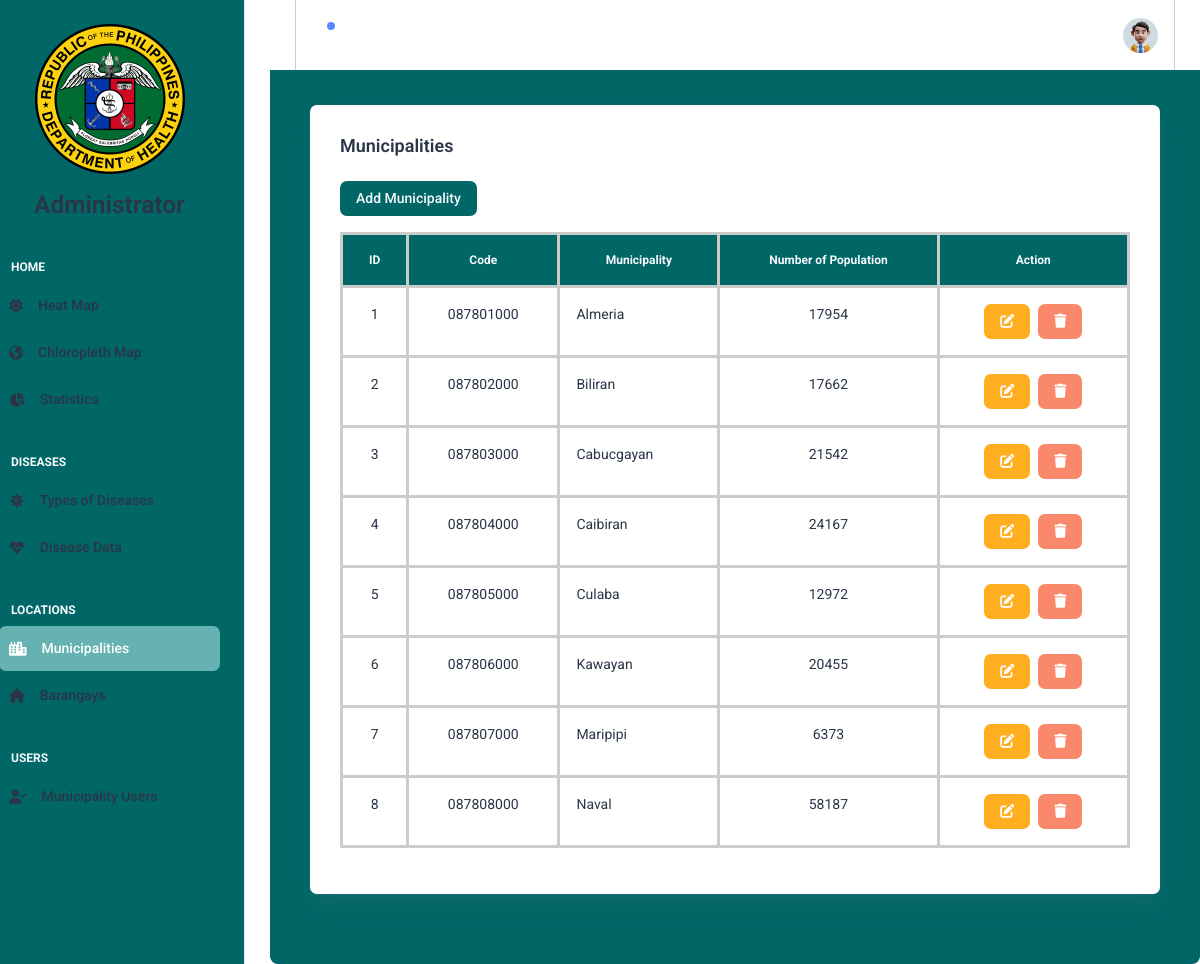
Screenshot of /admin/municipalities.php (signed in) with the database file from the repository.
### tables this page shows
CREATE TABLE `municipalities` (
  `id` int NOT NULL,
  `municipal_code` varchar(20) NOT NULL,
  `municipality_name` varchar(255) NOT NULL,
  `no_of_population` int DEFAULT NULL,
  `geom` json NOT NULL,
  `created_at` timestamp NULL DEFAULT CURRENT_TIMESTAMP,
  `updated_at` timestamp NULL DEFAULT CURRENT_TIMESTAMP ON UPDATE CURRENT_TIMESTAMP
);

### function.php (called while the page is built, shortened)
<?php
class Functions
{
    private $db;
    public function __construct()
    {
        $this->db = new conn();
    }
    public function getAllTheMunicipalities()
    {
        $sql = 'SELECT * FROM municipalities ORDER BY municipality_name ASC';
        $stmt = $this->db->conn->prepare($sql);
        $stmt->execute();
        $data = $stmt->fetchAll(PDO::FETCH_ASSOC);
        return $data;
    }
}
?>

### conn.example.php (called while the page is built)
<?php
class conn{
	private $hostdb = "localhost";
	private $userdb = "root";
	private $passdb = "";
	private $namedb = "health_cases";
	public $conn;
	public function __construct(){
		if (!isset($this->conn)){
			try {
				$link = new PDO("mysql:host=".$this->hostdb.";dbname=".$this->namedb, $this->userdb, $this->passdb);
				$link->setAttribute(PDO::ATTR_ERRMODE, PDO::ERRMODE_EXCEPTION);
				$link->exec("SET CHARACTER SET utf8");
				$this->conn = $link;
			} catch (PDOException $e){
				die("Failed to connect with Database".$e->getMessage());
			}
		}
	}
}
?>

### admin/municipalities.php (the view, shortened to what this page needs)
<?php
include 'header.php';
?>
<link rel="stylesheet" href="https://cdnjs.cloudflare.com/ajax/libs/font-awesome/6.0.0-beta3/css/all.min.css">
<link rel="stylesheet" href="https://cdn.datatables.net/2.0.3/css/dataTables.bootstrap5.css">
<link rel="stylesheet" href="../assets/css/tablee.css">
<link rel="stylesheet" href="../assets/css/requestss.css">
<div class="container-fluid">
    <div class="card">
        <div class="card-body">
            <h5 class="card-title fw-semibold mb-4 text-dark">Municipalities</h5>
            <a class="btn fw-bold mb-3 text-light" role="button" href="add_municipality.php" style="background-color: #006666">Add Municipality</a>
            <div class="col-lg-12 d-flex align-items-stretch text-dark">
                <div class="w-100">
                    <div class="table-responsive">
                        <table class="table table-bordered table-hover" id="table">
                            <thead class="text-dark">
                                <tr>
                                    <th class="border-bottom-0 header text-light">ID</th>
                                    <th class="border-bottom-0 header text-light">Code</th>
                                    <th class="border-bottom-0 header text-light">Municipality</th>
                                    <th class="border-bottom-0 header text-light">Number of Population</th>
                                    <th class="border-bottom-0 header text-light">Action</th>
                                </tr>
                            </thead>
                            <tbody class="text-dark">
                                <?php
                                $i = 0;
                                $municipalities = $function->getAllTheMunicipalities();
                                if ($municipalities) {
                                    foreach ($municipalities as $municipality) :
                                        $i++;
                                        $id = $municipality['id'];
                                        $municipal_code = $municipality['municipal_code'];
                                        $municipality_name = $municipality['municipality_name'];
                                        $no_of_population = $municipality['no_of_population'];
                                ?>
                                        <tr class="text-align-left">
                                            <td class="text-center"><?= $i; ?></td>
                                            <td class="text-center"><?= $municipal_code; ?></td>
                                            <td><?= $municipality_name; ?></td>
                                            <td class="text-center"><?= $no_of_population; ?></td>
                                            <td>
                                                <div  class="d-flex justify-content-center">
                                                    <a class="btn btn-warning me-2" href="update_municipality.php?id=<?= $id; ?>" title="Edit Municipality">
                                                        <i class="fa fa-edit"></i>
                                                    </a>
                                                    <form action='../navigate.php' method='post' style='display: inline;'>
                                                        <button class='btn btn-danger' name='btn-delete-municipality' type='submit' onclick="return confirm('Are you sure you want to delete this disease?');" title='Delete Request'>
                                                            <i class='fa fa-trash'></i>
                                                        </button>
                                                    </form>
                                                </div>
                                            </td>
                                        </tr>
                                <?php
                                    endforeach;
                                } else {
                                    echo "<tr><td colspan='5' class='text-center text-dark'>No diseases found</td></tr>";
                                }
                                ?>
                            </tbody>
                        </table>
                    </div>
                </div>
            </div>
        </div>
    </div>
</div>

### admin/header.php (shortened to what this page needs)
<?php
include '../function.php';
$function = new Functions();
?>
<!doctype html>
<html lang="en">
<head>
  <link rel="stylesheet" href="../assets/css/styles.min.css" />
  <link rel="stylesheet" href="https://cdnjs.cloudflare.com/ajax/libs/font-awesome/6.5.2/css/all.min.css" />
  <link rel="stylesheet" href="https://cdn.jsdelivr.net/npm/@tabler/core@1.0.0-beta17/dist/css/tabler.min.css">
  <link rel="stylesheet" href="../assets/css/external.css">
  <link rel="stylesheet" href="../assets/css/headerr.css">
</head>
<body>
  <div class="page-wrapper" id="main-wrapper" data-layout="vertical" data-navbarbg="skin6" data-sidebartype="full"
    data-sidebar-position="fixed" data-header-position="fixed">
    <aside class="left-sidebar">
      <div>
        <div class="brand-logo d-flex justify-content-center align-items-center mt-4">
          <a href="index.php" class="text-nowrap logo-img">
            <img src="../assets/images/logos/logo.png" width="150" alt="" />
          </a>
        </div>
        <div class="text-center mt-3">
            <h3 class="fw-semibold">Administrator</h3>
        </div>
        <nav class="sidebar-nav scroll-sidebar" style="overflow-y: auto; height: calc(100vh - 220px);">
          <ul id="sidebarnav">
            <li class="nav-small-cap">
              <span class="hide-menu text-light">Home</span>
            </li>
            <li class="sidebar-item">
                <a class="btn sidebar-link" href="index.php" aria-expanded="false">
                    <span>
                        <i class="fa-solid fa-sun"></i>
                    </span>
                    <span class="hide-menu fw-bold">Heat Map</span>
                </a>
            </li>
            <li class="sidebar-item">
                <a class="btn sidebar-link" href="chloropleth_map.php" aria-expanded="false">
                    <span>
                        <i class="fa-solid fa-earth-americas"></i>
                    </span>
                    <span class="hide-menu fw-bold">Chloropleth Map</span>
                </a>
            </li>
            <li class="sidebar-item">
                <a class="btn sidebar-link" href="statistics.php" aria-expanded="false">
                    <span>
                        <i class="fa-solid fa-chart-pie"></i>
                    </span>
                    <span class="hide-menu fw-bold">Statistics</span>
                </a>
            </li>
            <li class="nav-small-cap mt-4">
              <span class="hide-menu text-light">Diseases</span>
            </li>
            <li class="sidebar-item">
              <a class="btn sidebar-link" href="diseases.php" aria-expanded="false">
                <span>
                  <i class="fa-solid fa-virus"></i>
                </span>
                <span class="hide-menu fw-bold">Types of Diseases</span>
              </a>
            </li>
            <li class="sidebar-item">
              <a class="btn sidebar-link" href="disease_data.php" aria-expanded="false">
                <span>
                  <i class="fa-solid fa-heartbeat"></i>
                </span>
                <span class="hide-menu fw-bold">Disease Data</span>
              </a>
            </li>
            <li class="nav-small-cap mt-4">
              <span class="hide-menu text-light">Locations</span>
            </li>
            <li class="sidebar-item">
              <a class="btn sidebar-link" href="municipalities.php" aria-expanded="false">
                <span>
                  <i class="fa-solid fa-city"></i>
                </span>
                <span class="hide-menu fw-bold">Municipalities</span>
              </a>
            </li>
            <li class="sidebar-item">
              <a class="btn sidebar-link" href="barangays.php" aria-expanded="false">
                <span>
                  <i class="fa-solid fa-home"></i>
                </span>
                <span class="hide-menu fw-bold">Barangays</span>
              </a>
            </li>
            <li class="nav-small-cap mt-4">
              <span class="hide-menu text-light">Users</span>
            </li>
            <li class="sidebar-item">
                <a class="btn sidebar-link" href="municipality_users.php" aria-expanded="false">
                    <span>
                        <i class="fa-solid fa-user-check"></i>
                    </span>
                    <span class="hide-menu fw-bold">Municipality Users</span>
                </a>
            </li>
          </ul>
        </nav>
      </div>
    </aside>
    <div class="body-wrapper">
      <header class="app-header">
        <nav class="navbar navbar-expand-lg navbar-light">
          <ul class="navbar-nav">
            <li class="nav-item">
              <a class="nav-link nav-icon-hover" href="javascript:void(0)">
                <i class="ti ti-bell-ringing"></i>
                <div class="notification bg-primary rounded-circle"></div>
              </a>
            </li>
          </ul>
          <div class="navbar-collapse justify-content-end px-0" id="navbarNav">
            <ul class="navbar-nav flex-row ms-auto align-items-center justify-content-end">
              <li class="nav-item dropdown">
                <a class="nav-link nav-icon-hover" href="javascript:void(0)" id="drop2" data-bs-toggle="dropdown"
                  aria-expanded="false">
                  <img src="../assets/images/profile/user-1.jpg" alt="" width="35" height="35" class="rounded-circle">
                </a>
              </li>
            </ul>
          </div>
        </nav>
      </header>
<div class="container-fluid">

### assets/css/external.css (style rules this page uses)
.left-sidebar { margin-left: -25px; }
body { background-color: #fff; }
.btn { border: none !important; justify-content: start !important; }
.navbar { border-left: 1px solid #ccc; border-right: 1px solid #ccc; }

### assets/css/headerr.css (style rules this page uses)
.left-sidebar { background-color: #006666; color: #ecf0f1; }
.body-wrapper .container-fluid { background-color: #006666; color: #ecf0f1; padding: 20px; border-radius: 8px; }
.sidebar-nav ul li a { color: #ecf0f1; }
.btn.active { background-color: #66b2b2 !important; color: #ffffff; }

### assets/css/tablee.css (style rules this page uses)
body { font-family: "Roboto", sans-serif; }
.table thead { background-color: #006666; color: #000 !important; }
.table-bordered { border: 1px solid #CCCCCC; }
.table-bordered td, .table-bordered th { border: 3px solid #CCCCCC; }

### assets/css/requestss.css (style rules this page uses)
.header { font-weight: bold !important; font-size: 12px !important; text-align: center !important; }

### admin/header.php (style rules this page uses)
body { font-family: 'Roboto', sans-serif; }

### rows the page displays
municipalities: municipal_code "087801000", municipality_name "Almeria", no_of_population "17954"
municipalities: municipal_code "087802000", municipality_name "Biliran", no_of_population "17662"
municipalities: municipal_code "087803000", municipality_name "Cabucgayan", no_of_population "21542"
municipalities: municipal_code "087804000", municipality_name "Caibiran", no_of_population "24167"
municipalities: municipal_code "087805000", municipality_name "Culaba", no_of_population "12972"
municipalities: municipal_code "087806000", municipality_name "Kawayan", no_of_population "20455"
municipalities: municipal_code "087807000", municipality_name "Maripipi", no_of_population "6373"
municipalities: municipal_code "087808000", municipality_name "Naval", no_of_population "58187"
